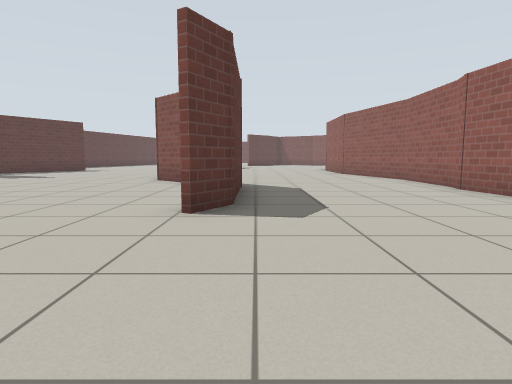
View 1 (above)

23 first-person views from a walk through a world built for the Gazebo simulator. The camera is 0.72 m above the floor, tilts 6° down and sees 75° across. The floor is counted in squares, 1 m on a side. Each view is taken from the middle of a square. On the plan, view 1 faces up. The plan holds only what a view shows up to about 10 squares ahead; the rest is blank. The place goes on beyond the plan. The robots in the file are not drawn. Simple patterns stand in for the simulator's built-in surfaces.

View 2
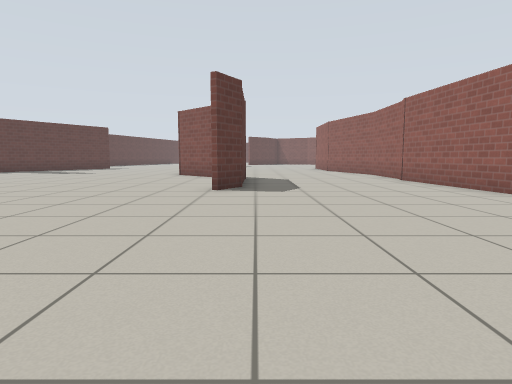

View 3
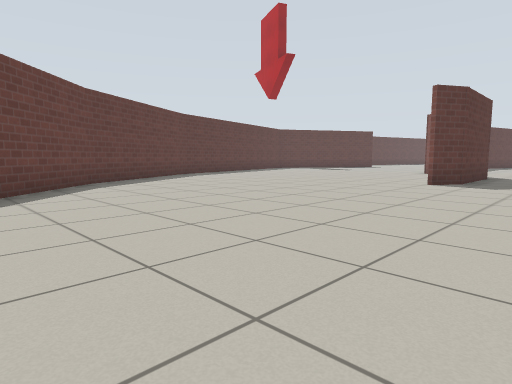

View 4
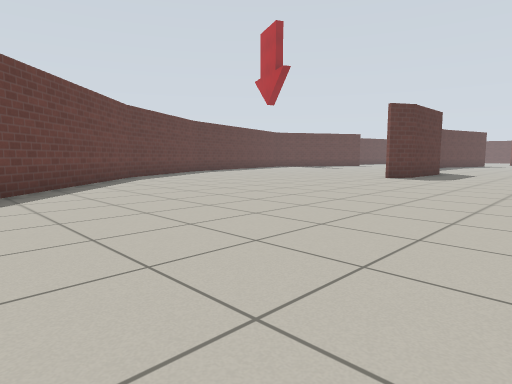

View 5
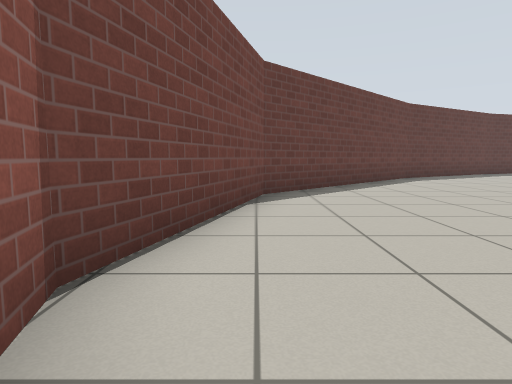

View 6
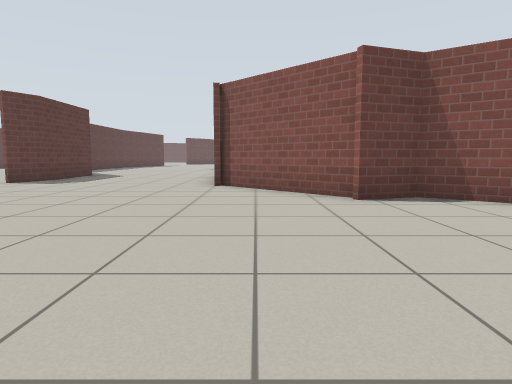

View 7
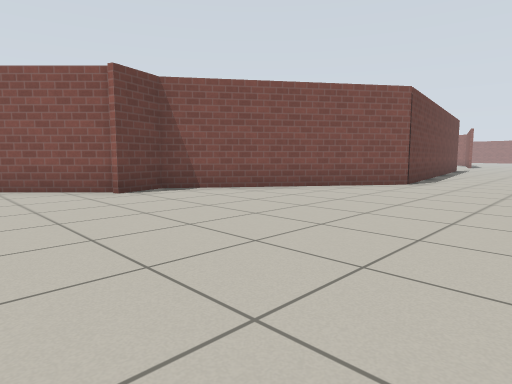

View 8
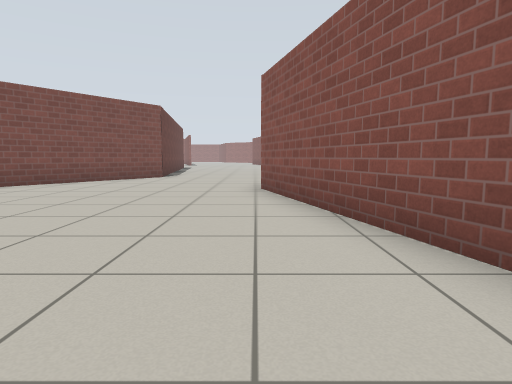

View 9
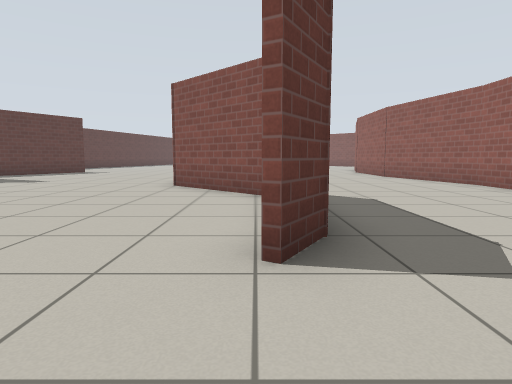

View 10
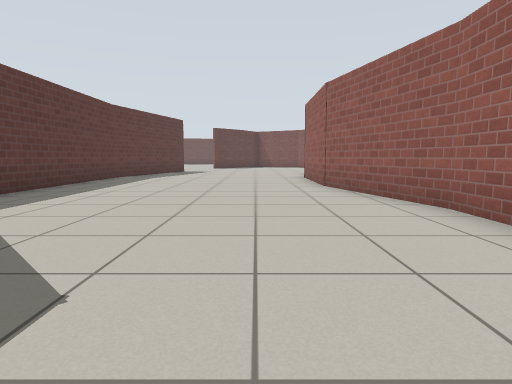

View 11
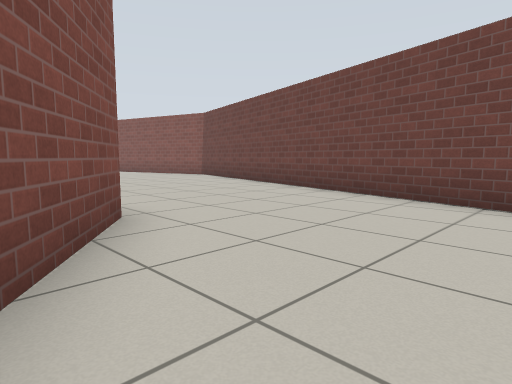

View 12
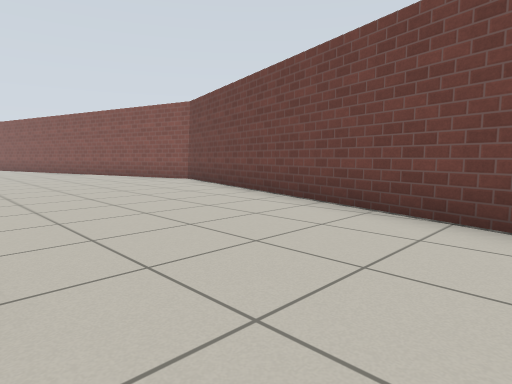

View 13
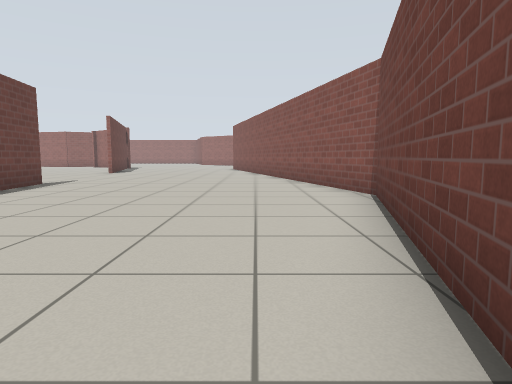

View 14
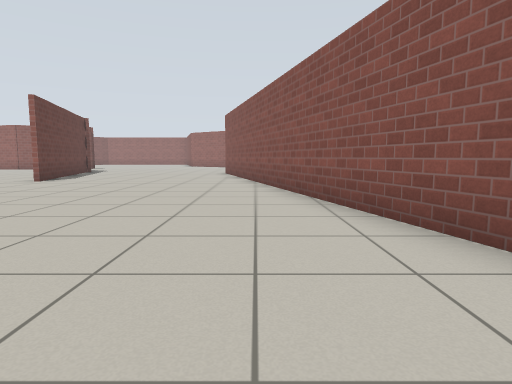

View 15
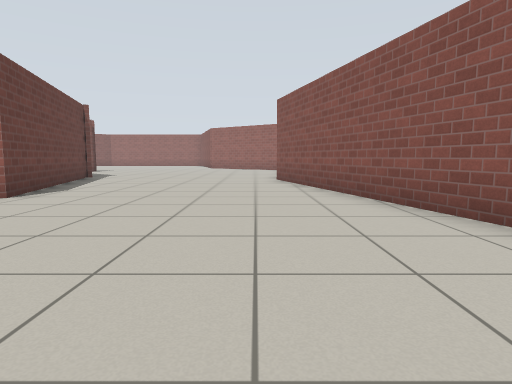

View 16
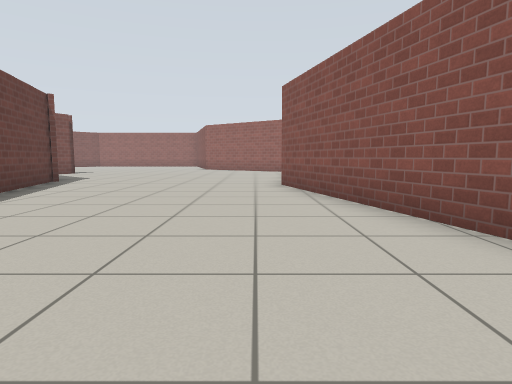

View 17
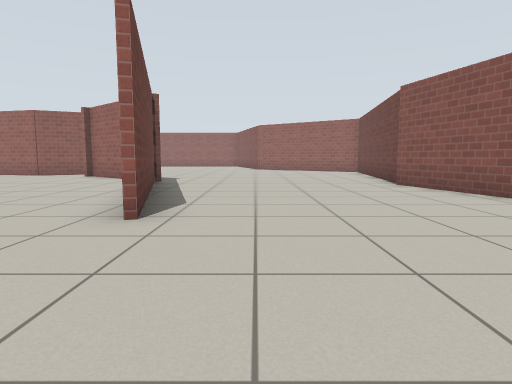

View 18
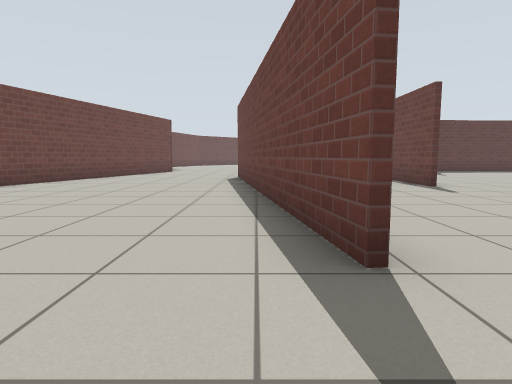

View 19
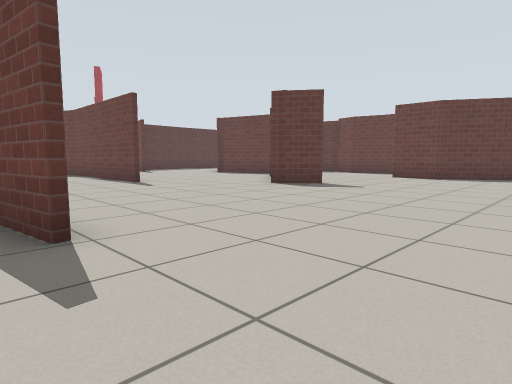

View 20
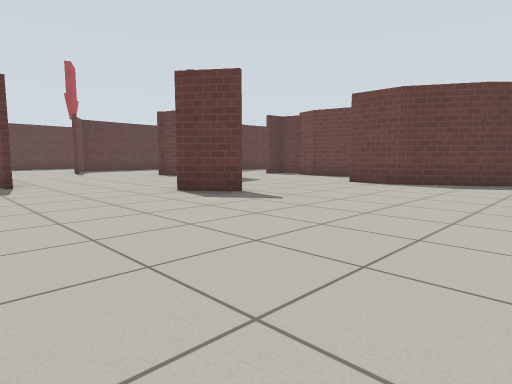

View 21
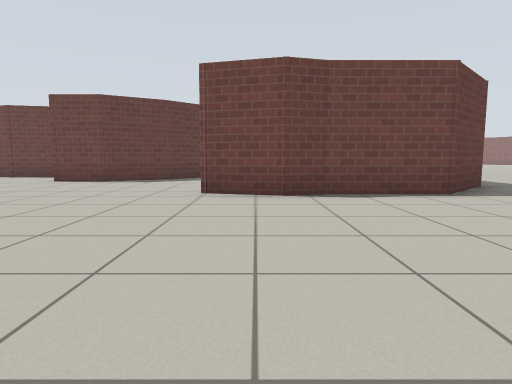

View 22
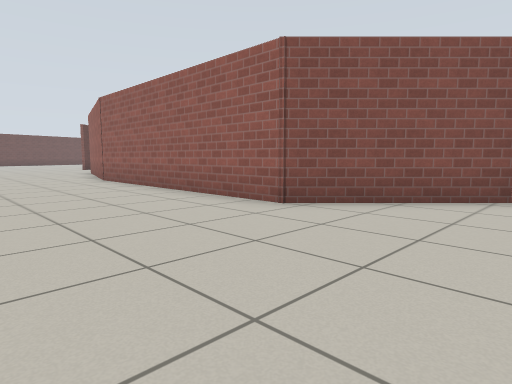

View 23
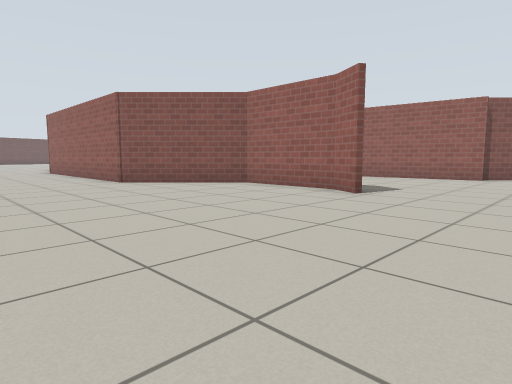

### Floor plan
Points are (right, up) in squares from view 1. A wall is a line through its corners. A room is listed if a view was taken in it or the views show most of it. See-through windows are left out.
Room 1 (views 1, 2, 3, 4, 5, 6, 7, 8, 9, 10, 11, 22, 23)
walls: (-1, 4.2) (-0.5, 5) (-0.5, 7.8) (-3, 10.4) (-3, 17.5); (-0.4, 7.7) (-0.4, 5) (-0.8, 4.2); (4.7, 8) (4.7, 10.6) (3.7, 14.4); (5, 3.2) (4.5, 7.4) (4.7, 8.1); (3.7, 14.1) (3.7, 16.1); (-7.4, -1.8) (-2.4, -6.9) (2.2, -8.1) (9.7, -6.1); (7.8, 0.8) (5.1, 3.5); (-2.9, 16.2) (-2.9, 12.2); (11.3, -0.8) (8.9, 0.9) (7.6, 0.5)
ways out: opening at (10, -3.5) to room 2
Room 2 (views 12, 13, 14, 15, 16, 17, 18, 19, 20, 21)
walls: (21.9, 5.7) (20.7, 4.9); (17.9, 2.3) (15.9, 2.3); (24, -1.3) (13.9, -2.6) (11.3, -0.8); (25.2, 10.8) (23.5, 9.8) (22, 9.8); (25.7, 11.3) (25.1, 10.6); (29.5, 6.4) (28.6, 6.2) (26.9, 6.6); (10.7, -6.4) (21.3, -9.3) (34.8, -5.6); (33.4, 8.1) (31.8, 6.4) (29.4, 6.4); (35.7, 1) (29.7, -0.7); (35.1, -5.8) (36.2, -6)
ways out: opening at (10, -3.5) to room 1

Positions as (right, up) in squares from view 1, and headings:
1: (0, 0), facing up
2: (0, -3), facing up
3: (2, -5), facing up-left
4: (4, -7), facing up-left
5: (4, -7), facing left
6: (6, -5), facing up
7: (5, -6), facing up-right
8: (2, -6), facing right
9: (-1, 2), facing up
10: (2, 6), facing up
11: (10, -1), facing down-right
12: (12, -3), facing down-right
13: (15, -7), facing right
14: (20, -7), facing right
15: (24, -5), facing right
16: (26, -5), facing right
17: (26, -2), facing right
18: (26, -2), facing left
19: (27, -2), facing up-left
20: (27, 1), facing up-left
21: (28, 0), facing up
22: (-7, 7), facing up-right
23: (-7, 1), facing up-right
